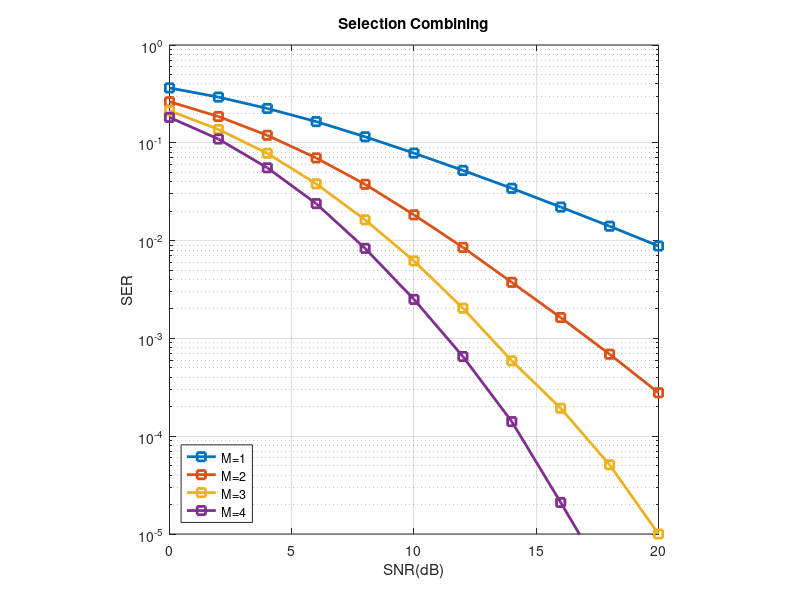

This figure's MATLAB source:
clear
load SC_SER.mat

SNR_dB = 0:2:20;            % range of SNR dB values
SNR = db2pow(SNR_dB);                   % dB to power

figure;%selection combining
semilogy(SNR_dB,SC_SER(1,:),"s-","LineWidth",2);hold on;
semilogy(SNR_dB,SC_SER(2,:),"s-","LineWidth",2);hold on;
semilogy(SNR_dB,SC_SER(3,:),"s-","LineWidth",2);hold on;
semilogy(SNR_dB,SC_SER(4,:),"s-","LineWidth",2);hold on;
legend("M=1","M=2","M=3","M=4","Location","Southwest");
xlabel("SNR(dB)");ylabel("SER");title("Selection Combining");
ylim([10^-5 1]);grid on;axis square;